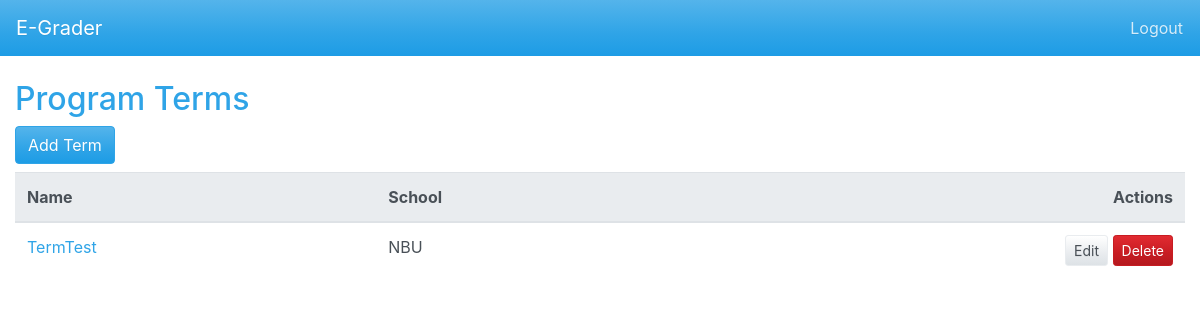
The page /terms/ (signed in) on the database as committed earlier.
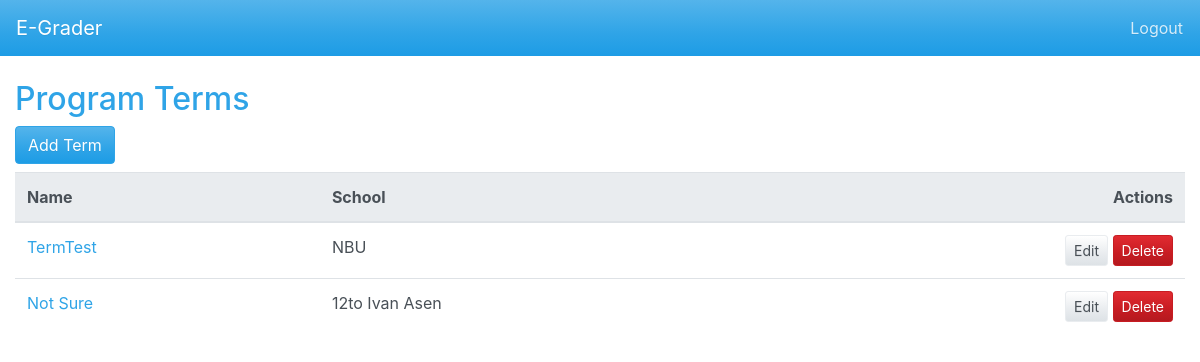
The same page on the database as committed later.
### core/models.py (models this page shows, shortened)
class ProgramTerm(models.Model):
    school = models.ForeignKey(School, on_delete=models.CASCADE, related_name='terms')
    name = models.CharField(max_length=100)
    start_date = models.DateField()
    end_date = models.DateField()
    subjects = models.ManyToManyField(Subject, related_name='terms')

class School(models.Model):
    name = models.CharField(max_length=255)
    address = models.TextField()

### core/views.py (the view)
# urls.py: path('terms/', ProgramTermListView.as_view(), name='term_list'),
@method_decorator(login_required, name='dispatch')
class ProgramTermListView(ListView):
    model = ProgramTerm
    template_name = 'terms/term_list.html'
    context_object_name = 'terms'

### templates/terms/term_list.html (shortened to what this page needs)
{% extends 'base.html' %}
{% block content %}
<h2>Program Terms</h2>
<a class="btn btn-primary mb-2" href="{% url 'term_add' %}">Add Term</a>
<div class="table-responsive">
  <table class="table table-hover">
    <thead class="thead-light">
      <tr>
        <th>Name</th>
        <th>School</th>
        <th class="text-right">Actions</th>
      </tr>
    </thead>
    <tbody>
      {% for term in terms %}
      <tr>
        <td><a href="{% url 'term_detail' term.pk %}">{{ term.name }}</a></td>
        <td>{{ term.school.name }}</td>
        <td class="text-right">
          <a href="{% url 'term_edit' term.pk %}" class="btn btn-sm btn-secondary">Edit</a>
          <a href="{% url 'term_delete' term.pk %}" class="btn btn-sm btn-danger">Delete</a>
        </td>
      </tr>
      {% empty %}
      <tr>
        <td colspan="3">No terms available.</td>
      </tr>
      {% endfor %}
    </tbody>
  </table>
</div>
{% endblock %}

Rows that differ between the two databases and show on the page:
added ProgramTerm: name "Not Sure", school.name "12to Ivan Asen"
